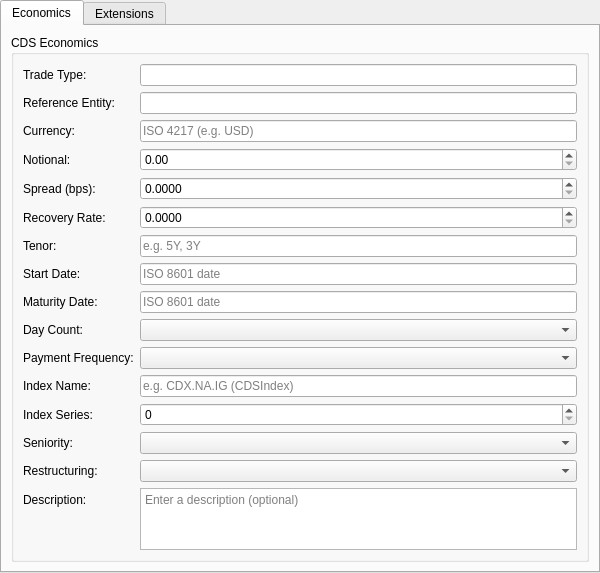
<?xml version="1.0" encoding="UTF-8"?>
<ui version="4.0">
 <class>CreditInstrumentForm</class>
 <widget class="QWidget" name="CreditInstrumentForm">
  <property name="geometry">
   <rect>
    <x>0</x>
    <y>0</y>
    <width>600</width>
    <height>500</height>
   </rect>
  </property>
  <layout class="QVBoxLayout" name="rootLayout">
   <property name="leftMargin"><number>0</number></property>
   <property name="topMargin"><number>0</number></property>
   <property name="rightMargin"><number>0</number></property>
   <property name="bottomMargin"><number>0</number></property>
   <item>
    <widget class="QTabWidget" name="subTabWidget">
     <property name="currentIndex"><number>0</number></property>
     <widget class="QWidget" name="economicsTab">
      <attribute name="title">
       <string>Economics</string>
      </attribute>
      <layout class="QVBoxLayout" name="economicsLayout">
       <item>
        <widget class="QGroupBox" name="economicsGroup">
         <property name="title">
          <string>CDS Economics</string>
         </property>
         <layout class="QFormLayout" name="economicsFormLayout">
          <item row="0" column="0">
           <widget class="QLabel"><property name="text"><string>Trade Type:</string></property></widget>
          </item>
          <item row="0" column="1">
           <widget class="QLineEdit" name="tradeTypeCodeEdit">
            <property name="readOnly"><bool>true</bool></property>
           </widget>
          </item>
          <item row="1" column="0">
           <widget class="QLabel"><property name="text"><string>Reference Entity:</string></property></widget>
          </item>
          <item row="1" column="1">
           <widget class="QLineEdit" name="referenceEntityEdit"/>
          </item>
          <item row="2" column="0">
           <widget class="QLabel"><property name="text"><string>Currency:</string></property></widget>
          </item>
          <item row="2" column="1">
           <widget class="QLineEdit" name="currencyEdit">
            <property name="placeholderText"><string>ISO 4217 (e.g. USD)</string></property>
           </widget>
          </item>
          <item row="3" column="0">
           <widget class="QLabel"><property name="text"><string>Notional:</string></property></widget>
          </item>
          <item row="3" column="1">
           <widget class="OreDoubleSpinBox" name="notionalSpinBox">
            <property name="decimals"><number>2</number></property>
            <property name="minimum"><double>0.000000000000000</double></property>
            <property name="maximum"><double>999999999999.000000000000000</double></property>
            <property name="singleStep"><double>1000.000000000000000</double></property>
           </widget>
          </item>
          <item row="4" column="0">
           <widget class="QLabel"><property name="text"><string>Spread (bps):</string></property></widget>
          </item>
          <item row="4" column="1">
           <widget class="OreDoubleSpinBox" name="spreadSpinBox">
            <property name="decimals"><number>4</number></property>
            <property name="minimum"><double>0.000000000000000</double></property>
            <property name="maximum"><double>10000.000000000000000</double></property>
            <property name="singleStep"><double>1.000000000000000</double></property>
           </widget>
          </item>
          <item row="5" column="0">
           <widget class="QLabel"><property name="text"><string>Recovery Rate:</string></property></widget>
          </item>
          <item row="5" column="1">
           <widget class="OreDoubleSpinBox" name="recoveryRateSpinBox">
            <property name="decimals"><number>4</number></property>
            <property name="minimum"><double>0.000000000000000</double></property>
            <property name="maximum"><double>1.000000000000000</double></property>
            <property name="singleStep"><double>0.010000000000000</double></property>
            <property name="toolTip"><string>Decimal (e.g. 0.4 for 40%)</string></property>
           </widget>
          </item>
          <item row="6" column="0">
           <widget class="QLabel"><property name="text"><string>Tenor:</string></property></widget>
          </item>
          <item row="6" column="1">
           <widget class="QLineEdit" name="tenorEdit">
            <property name="placeholderText"><string>e.g. 5Y, 3Y</string></property>
           </widget>
          </item>
          <item row="7" column="0">
           <widget class="QLabel"><property name="text"><string>Start Date:</string></property></widget>
          </item>
          <item row="7" column="1">
           <widget class="QLineEdit" name="startDateEdit">
            <property name="placeholderText"><string>ISO 8601 date</string></property>
           </widget>
          </item>
          <item row="8" column="0">
           <widget class="QLabel"><property name="text"><string>Maturity Date:</string></property></widget>
          </item>
          <item row="8" column="1">
           <widget class="QLineEdit" name="maturityDateEdit">
            <property name="placeholderText"><string>ISO 8601 date</string></property>
           </widget>
          </item>
          <item row="9" column="0">
           <widget class="QLabel"><property name="text"><string>Day Count:</string></property></widget>
          </item>
          <item row="9" column="1">
           <widget class="QComboBox" name="dayCountCombo"/>
          </item>
          <item row="10" column="0">
           <widget class="QLabel"><property name="text"><string>Payment Frequency:</string></property></widget>
          </item>
          <item row="10" column="1">
           <widget class="QComboBox" name="paymentFrequencyCombo"/>
          </item>
          <item row="11" column="0">
           <widget class="QLabel"><property name="text"><string>Index Name:</string></property></widget>
          </item>
          <item row="11" column="1">
           <widget class="QLineEdit" name="indexNameEdit">
            <property name="placeholderText"><string>e.g. CDX.NA.IG (CDSIndex)</string></property>
           </widget>
          </item>
          <item row="12" column="0">
           <widget class="QLabel"><property name="text"><string>Index Series:</string></property></widget>
          </item>
          <item row="12" column="1">
           <widget class="QSpinBox" name="indexSeriesSpinBox">
            <property name="minimum"><number>0</number></property>
            <property name="maximum"><number>999</number></property>
           </widget>
          </item>
          <item row="13" column="0">
           <widget class="QLabel"><property name="text"><string>Seniority:</string></property></widget>
          </item>
          <item row="13" column="1">
           <widget class="QComboBox" name="seniorityCombo"/>
          </item>
          <item row="14" column="0">
           <widget class="QLabel"><property name="text"><string>Restructuring:</string></property></widget>
          </item>
          <item row="14" column="1">
           <widget class="QComboBox" name="restructuringCombo"/>
          </item>
          <item row="15" column="0">
           <widget class="QLabel"><property name="text"><string>Description:</string></property></widget>
          </item>
          <item row="15" column="1">
           <widget class="QPlainTextEdit" name="descriptionEdit">
            <property name="minimumSize">
             <size><width>0</width><height>60</height></size>
            </property>
            <property name="maximumSize">
             <size><width>16777215</width><height>120</height></size>
            </property>
            <property name="placeholderText">
             <string>Enter a description (optional)</string>
            </property>
           </widget>
          </item>
         </layout>
        </widget>
       </item>
       <item>
        <spacer name="economicsSpacer">
         <property name="orientation"><enum>Qt::Vertical</enum></property>
         <property name="sizeHint" stdset="0">
          <size><width>20</width><height>20</height></size>
         </property>
        </spacer>
       </item>
      </layout>
     </widget>
     <widget class="QWidget" name="extensionsTab">
      <attribute name="title">
       <string>Extensions</string>
      </attribute>
      <layout class="QVBoxLayout" name="extensionsLayout">
       <item>
        <widget class="QGroupBox" name="extensionsGroup">
         <property name="title">
          <string>Credit Extensions</string>
         </property>
         <layout class="QFormLayout" name="extensionsFormLayout">
          <item row="0" column="0">
           <widget class="QLabel"><property name="text"><string>Option Type:</string></property></widget>
          </item>
          <item row="0" column="1">
           <widget class="QComboBox" name="optionTypeCombo"/>
          </item>
          <item row="1" column="0">
           <widget class="QLabel"><property name="text"><string>Option Expiry Date:</string></property></widget>
          </item>
          <item row="1" column="1">
           <widget class="QLineEdit" name="optionExpiryDateEdit">
            <property name="placeholderText"><string>ISO 8601 date</string></property>
           </widget>
          </item>
          <item row="2" column="0">
           <widget class="QLabel"><property name="text"><string>Option Strike (bps):</string></property></widget>
          </item>
          <item row="2" column="1">
           <widget class="OreDoubleSpinBox" name="optionStrikeSpinBox">
            <property name="decimals"><number>4</number></property>
            <property name="minimum"><double>0.000000000000000</double></property>
            <property name="maximum"><double>10000.000000000000000</double></property>
            <property name="toolTip"><string>Strike spread in bps (0 = not set)</string></property>
           </widget>
          </item>
          <item row="3" column="0">
           <widget class="QLabel"><property name="text"><string>Linked Asset Code:</string></property></widget>
          </item>
          <item row="3" column="1">
           <widget class="QLineEdit" name="linkedAssetCodeEdit">
            <property name="placeholderText"><string>Reference asset (CreditLinkedSwap)</string></property>
           </widget>
          </item>
          <item row="4" column="0">
           <widget class="QLabel"><property name="text"><string>Tranche Attachment:</string></property></widget>
          </item>
          <item row="4" column="1">
           <widget class="OreDoubleSpinBox" name="trancheAttachmentSpinBox">
            <property name="decimals"><number>4</number></property>
            <property name="minimum"><double>0.000000000000000</double></property>
            <property name="maximum"><double>1.000000000000000</double></property>
            <property name="toolTip"><string>CBO tranche attachment as decimal (0 = not set)</string></property>
           </widget>
          </item>
          <item row="5" column="0">
           <widget class="QLabel"><property name="text"><string>Tranche Detachment:</string></property></widget>
          </item>
          <item row="5" column="1">
           <widget class="OreDoubleSpinBox" name="trancheDetachmentSpinBox">
            <property name="decimals"><number>4</number></property>
            <property name="minimum"><double>0.000000000000000</double></property>
            <property name="maximum"><double>1.000000000000000</double></property>
            <property name="toolTip"><string>CBO tranche detachment as decimal (0 = not set)</string></property>
           </widget>
          </item>
         </layout>
        </widget>
       </item>
       <item>
        <spacer name="extensionsSpacer">
         <property name="orientation"><enum>Qt::Vertical</enum></property>
         <property name="sizeHint" stdset="0">
          <size><width>20</width><height>20</height></size>
         </property>
        </spacer>
       </item>
      </layout>
     </widget>
    </widget>
   </item>
  </layout>
 </widget>
 <customwidgets>
 <customwidget>
  <class>OreDoubleSpinBox</class>
  <extends>QDoubleSpinBox</extends>
  <header>ores.qt/OreDoubleSpinBox.hpp</header>
 </customwidget>
</customwidgets>
<resources/>
 <connections/>
</ui>
